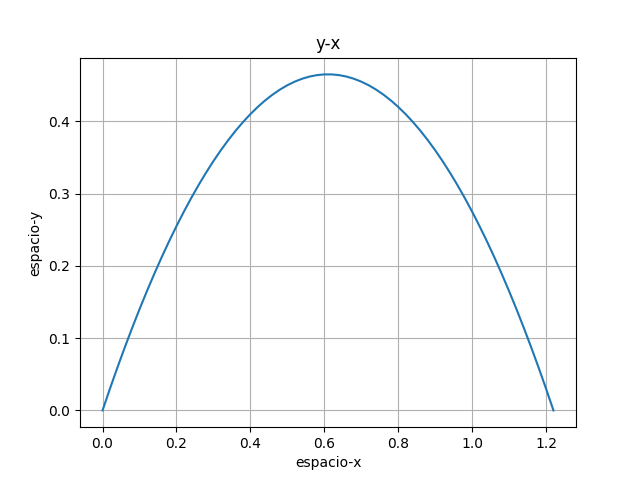

Write Python code to recreate this figure.
import matplotlib.pyplot as plt
import numpy as np
from mpl_toolkits.mplot3d import Axes3D

h = 0.01
pos = [[0],[0],[0]]
velocidad = [[2],[3],[0]]
a = [0,-10,0]

while True:
    pos[0].append(pos[0][-1] + velocidad[0][-1]*h)
    pos[1].append(pos[1][-1] + velocidad[1][-1]*h)
    pos[2].append(pos[2][-1] + velocidad[2][-1]*h)

    velocidad[0].append(velocidad[0][-1] + a[0]*h)
    velocidad[1].append(velocidad[1][-1] + a[1]*h)
    velocidad[2].append(velocidad[2][-1] + a[2]*h)

    if(pos[1][-1] < 0):
        break

plt.plot(pos[0],pos[1])    
plt.xlabel('espacio-x')
plt.ylabel('espacio-y')
plt.title('y-x')
plt.grid(True)

plt.show()
